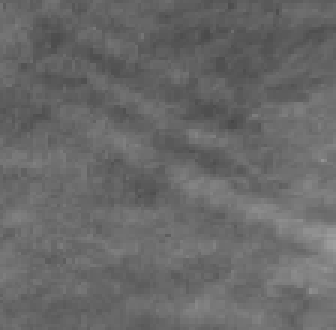
#> input picture AWE Phase Speed Notebooks/awe_75km_box_frames/frame_0036.png, 112 x 110 px (shown 3 times larger); its folder holds only this picture in this run
$ jupyter execute --allow-errors 'AWE Phase Speed Part 2 Dec 02 2025.ipynb'   (older library calls are emulated)
#> lines starting #> are read from the running program, lines starting #| are printed output that depends on the picture
### juwavelet/transform.py
import itertools
import tqdm
import numpy as np

from juwavelet.fft import fft
from juwavelet.morlet import (
    compute_c_delta, PSI_0, morlet1d_fourier, morlet2d_fourier, morlet3d_fourier)


def _get_padding(n, npad):
    if npad is not None:
        return npad
    return int(2 ** round(np.log2(n) + 1.4999))


# [231 lines left out: functions decompose1d, decompose1d_dominant, reconstruct1d, not called in this run]


def decompose2d(
        data, dx, dy, s0, dj, js, jt, aspect=1,
        nxpad=None, nypad=None, opts=None, filt=None,
        mode="stockwell", dtype=np.complex128):
    """
    Computes the 2-D Morlet wavelet decomposition

    Parameters
    ----------
    data : ndarray
        data to be analysed
    dx : float
        horizontal sampling distance (second axis of data)
    dy : float
        vertical sampling distance (first axis of data)
    s0 : float
        smallest scale to take into account
    dj : float
        subscale exponent. Use 0.25 in doubt
    js : int
        number of spatial scales
    jt : int
        number of angular scales
    aspect : float [optional]
        stretching factor for y-dimension
    nxpad : int [optional]
        padding in x-direction
    nypad : int [optional]
        padding in y-direction
    opts : dict [optional]
        additional options.
        * "param" selects the Morlet parameter, default is 2pi
        * "window" selects the window length for "gabor" mode
    filt : dict [optional]
        A dictionary with filter options.
        min_wavelength_x, max_wavelength_x, min_wavelength_y, max_wavelength_y,
        min_theta, and max_theta
        are the possible entries in the dictionary, each
        having a float value. Filtered coefficients are assigned NaN.
    mode : str [optional]
        choose between "cwt", "scaled", "gabor", and "stockwell" modes.
    dtype : numpy complex type
        type to store coefficients in

    Returns
    -------
    [dict]
    """
    assert mode in ["cwt", "scaled", "gabor", "stockwell"]
    if opts is None:
        opts = {}
    if mode in ["gabor"]:
        opts.setdefault("window", 100)
    else:
        opts.setdefault("param", 2 * np.pi)
    if filt is None:
        filt = {}
    filt.setdefault("min_coefficient", 0)
    nx, ny = data.shape
    nxpad, nypad = [_get_padding(_n, _pad) for _n, _pad in zip((nx, ny), (nxpad, nypad))]
    dy_p = aspect * dy

    data_pad = np.zeros((nxpad, nypad))
    data_pad[:nx, :ny] = data

    # ....compute FFT of the (padded) time series
    f_hat = fft.fft2(data_pad)    # [Eqn(3)]

    # ....construct SCALE array & empty PERIOD & WAVE arrays
    scales = s0 * (2. ** (np.arange(js) * dj))
    thetas = np.linspace(0, np.pi, jt, endpoint=False)
    periods = scales.copy()
    if mode in ["cwt", "scaled", "stockwell"]:
        periods *= (2 * np.pi / opts["param"])
    wxs = periods[:, np.newaxis] / (np.cos(thetas[np.newaxis, :]))
    wys = periods[:, np.newaxis] / (aspect * np.sin(thetas[np.newaxis, :]))

    phase_corr_x = ((2 * np.pi * 1j * dx) * np.arange(-nx // 2, nx // 2))[:, np.newaxis]
    phase_corr_y = ((2 * np.pi * 1j * dy_p) * np.arange(-ny // 2, ny // 2))[np.newaxis, :]

    decomposition = np.full((js, jt, nx, ny), np.nan, dtype=dtype)  # define the wavelet array
    # loop through all scales and compute transform
    for a1, a2 in itertools.product(range(js), range(jt)):
        if (("min_wavelength_x" in filt and filt["min_wavelength_x"] > abs(wxs[a1, a2])) or
                ("max_wavelength_x" in filt and filt["max_wavelength_x"] < abs(wxs[a1, a2])) or
                ("min_wavelength_y" in filt and filt["min_wavelength_y"] > abs(wys[a1, a2])) or
                ("max_wavelength_y" in filt and filt["max_wavelength_y"] < abs(wys[a1, a2])) or
                ("min_theta" in filt and filt["min_theta"] > thetas[a2]) or
                ("max_theta" in filt and filt["max_theta"] < thetas[a2])):
            continue
        if mode == "gabor":
            daughter = morlet2d_fourier(
                nxpad, nypad, dx, dy_p, opts["window"],
                thetas[a2], opts["window"] * 2 * np.pi / periods[a1], normed=False)
        else:
            daughter = morlet2d_fourier(
                nxpad, nypad, dx, dy_p, scales[a1],
                thetas[a2], opts["param"], normed=(mode == "cwt"))

        decomposition[a1, a2, :, :] = fft.ifft2(f_hat * daughter)[:nx, :ny]

        if mode in ["stockwell", "gabor"]:
            decomposition[a1, a2, :, :] /= np.exp(
                (phase_corr_x * np.cos(thetas[a2]) +
                 phase_corr_y * np.sin(thetas[a2])) / periods[a1])
    if mode in ["cwt"]:
        decomposition *= dx * dy * aspect

    return {"decomposition": decomposition,
            "dx": dx,
            "dy": dy,
            "dj": dj,
            "js": js,
            "jt": jt,
            "scale": scales,
            "theta": thetas,
            "period": periods,
            "wavelength_x": periods[:, np.newaxis] / np.cos(thetas[np.newaxis, :]),
            "wavelength_y": periods[:, np.newaxis] / (aspect * np.sin(thetas[np.newaxis, :])),
            "aspect": aspect,
            "mode": mode,
            "opts": opts}


# [518 lines left out: functions decompose2d_dominant, reconstruct2d, decompose3d, decompose3d_dominant, reconstruct3d, not called in this run]

### AWE Phase Speed Notebooks/AWE Phase Speed Part 2 Dec 02 2025.ipynb
## Animation

[cell 1]
import numpy as np
import matplotlib.pyplot as plt
from netCDF4 import Dataset
import cartopy.crs as ccrs
import cartopy.feature as cfeature
from matplotlib.animation import FuncAnimation, FFMpegWriter
from IPython.display import HTML, display

# -----------------------------
# User parameters
# -----------------------------
nc_path = r"C:\Users\domin\l1r\awe_l1r_q20_2024044T0912_01292_v01.nc"

TARGET_LAT = -51.5
TARGET_LON = -150.0
R_MAX_KM = 400.0

VMIN = 2
VMAX = 20

t_start = 30
t_end   = 90   # inclusive

# -----------------------------
# Load dataset
# -----------------------------
#> (the rest of this cell did not finish here and is left out)

## Save Images

[cell 2]
import os
import numpy as np
import matplotlib.pyplot as plt
from netCDF4 import Dataset

# -----------------------------
# User parameters
# -----------------------------
nc_path = r"C:\Users\domin\l1r\awe_l1r_q20_2024044T0912_01292_v01.nc"

# Frames you want to save
t_start = 30
t_end   = 90
frames  = range(t_start, t_end + 1)

# Target point + box size
TARGET_LAT_SAVE = -50.75
TARGET_LON_SAVE = -150.5
R_SAVE_KM = 75.0           # 75 km in each direction (~150 km box)

# Radiance limits for grayscale
VMIN = 2
VMAX = 20

# Output folder
output_dir = "awe_75km_box_frames"
os.makedirs(output_dir, exist_ok=True)

# -----------------------------
# Load dataset
# -----------------------------
#> (the rest of this cell did not finish here and is left out)

## Apply juwavelet

[cell 3]
# %%
# Full PNG frame -> background removal -> wavelet clusters
# (batch version, with crest markers + ridge line + relative-amplitude panel)
#
# For each PNG in FRAME_DIR, this script:
#   - Uses the full image (no slicing)
#   - Removes a 2D plane + first Fourier mode as "background"
#   - Applies optional edge taper
#   - Runs juwavelet 2D CWT
#   - Applies band-pass + angle filters before clustering
#   - Identifies clusters on the filtered decomposition
#   - Reconstructs the strongest cluster
#   - Saves a figure with 3 columns:
#         LEFT:   background (remaining_tapered_clean, centered)
#         MIDDLE: background + cluster reconstruction overlay
#                  + first three crests marked and numbered
#                  + ridge line (skeleton) along the bright band
#         RIGHT:  local relative amplitude:
#                  for each pixel, neighborhood radius λ/2 (km),
#                  local max -> +1, local min -> -1, clipped to [-1, 1].
#
# Additionally:
#   - Uses the three crests from the FIRST frame (cluster 0)
#   - For each subsequent frame, samples local relative amplitude at those pixels
#   - Saves crest amplitude evolution to:
#         crest_relative_amplitude_evolution.npy
#         crest_relative_amplitude_evolution.csv
#   - Plots relative amplitude vs image index for the 3 crests.

from __future__ import annotations
from typing import Tuple, Optional, List

from pathlib import Path
import csv

import numpy as np
import matplotlib
import matplotlib.pyplot as plt
import matplotlib.patches as patches
import imageio.v3 as iio

from scipy.ndimage import median_filter, maximum_filter, minimum_filter
from scipy import ndimage
from skimage import morphology

from juwavelet import transform, utils, plot_utils  # noqa: F401 (plot_utils unused but fine)

# --------------------------
# User params
# --------------------------

# Folder with input PNG frames
FRAME_DIR = r"awe_75km_box_frames"

# Optional explicit output folder for overlays
# If None, a subfolder "overlays_crests_phase" will be created inside FRAME_DIR
OVERLAY_DIR: Optional[str] = None

# ROI (pixel slices) for analysis.
# Set to None to use FULL image.
X_SLICE: Optional[slice] = None
Y_SLICE: Optional[slice] = None

# Preprocessing / background
REMOVE_TREND = True         # include 2D plane in "background"
STANDARDIZE = True          # z-score like scaling before CWT
GAUSS_BLUR_SIGMA = 0        # 0 disables, else e.g. 0.8

# Edge taper on remaining field (before CWT)
APPLY_TAPER = True
TAPER_EDGE_PIXELS = 10      # width of tapered region near each edge (pixels)

# Despike options (DISABLED as requested)
APPLY_DESPIKE = False       # no despike
DESPIKE_SIZE = 5
DESPIKE_K = 2.0

# Wavelet params
S0 = 4
DJ = 1/8
JS = 50
JT = 18
ASPECT = 1

# Pixel spacing (km/pixel) for CWT (wavelengths will be in km)
DX = 2/3
DY = 2/3

# Cluster identification parameters
CLUSTER_MIN_AMP = 0.25      # min_amp for identify_cluster2d
CLUSTER_THR = 0.1           # thr for identify_cluster2d

# Band-pass filter on effective wavelength λ (km)
# λ is computed from λx, λy via: 1/λ² = 1/λx² + 1/λy²
ENABLE_BANDPASS = False
BANDPASS_LMIN_KM = 8.0
BANDPASS_LMAX_KM = 16.0

# Angle filter on wave-vector direction (degrees)
# Angle is from atan2(ky, kx), wrapped to [0, 180)
ENABLE_ANGLE_FILTER = True
ANGLE_MIN_DEG = 110.0
ANGLE_MAX_DEG = 130.0

# Cluster plotting controls
MAX_CLUSTERS = 1             # maximum number of clusters to show per frame

# Crest detection parameters
CREST_NEIGHBORHOOD = 7       # neighborhood size for local maxima (pixels)
CREST_MIN_RELAMP = 0.2       # only accept maxima with amp >= this * max amp of cluster
CRESTS_PER_CLUSTER = 3       # "first three crests"

# Plot controls
SHOW_FIGS = False            # True = show all plots for each file (slower)
SAVE_OVERLAY = True          # Save the overlay figure

# --------------------------
# Plot style
# --------------------------
matplotlib.rcParams.update({
    "axes.labelsize": 14,
    "font.size": 14,
    "xtick.labelsize": 12,
    "ytick.labelsize": 12,
    "legend.fontsize": 12,
    "figure.figsize": [12, 8],
})

# --------------------------
# Helpers
# --------------------------
def load_image(path: str) -> np.ndarray:
    """
    Load single-frame 2D image (PNG / TIFF) as float32 array.
    Using imageio (iio.imread) so PNGs work fine.
    """
#> called with path = 'awe_75km_box_frames/frame_0036.png'
    img = iio.imread(path)
#> img is the input picture: shape (110, 112, 4); mean R, G, B, A 104.5, 104.5, 104.5, 255

    # If RGB/RGBA, convert to grayscale by simple average
    if img.ndim == 3:
        img = np.mean(img, axis=-1)
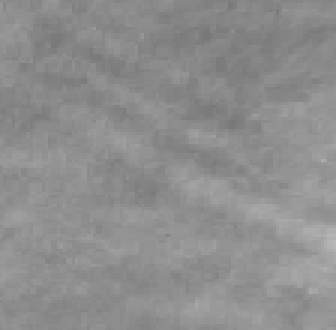
#> img: shape (110, 112) float64 (shown 3 times larger); min 117, max 182.2, mean 142.1

    if img.ndim != 2:
        raise ValueError(f"Expected single-frame 2D image; got shape {img.shape}")

    Z = np.asarray(img, dtype=np.float32)
    med = float(np.median(Z))
#> med = 141.8
    Z = np.nan_to_num(Z, nan=med, posinf=med, neginf=med).astype(np.float32, copy=False)
    return Z


def fit_plane(Z: np.ndarray) -> np.ndarray:
    """
    Fit a 2D plane ax + by + c to Z (least squares) and return the plane.
    """
    ny, nx = Z.shape
    yy, xx = np.mgrid[0:ny, 0:nx]
    G = np.stack([xx.ravel(), yy.ravel(), np.ones(nx * ny)], axis=1)
    coeff, *_ = np.linalg.lstsq(G, Z.ravel(), rcond=None)
    plane = (coeff[0] * xx + coeff[1] * yy + coeff[2])
    return plane


def extract_first_fourier_bg(Z: np.ndarray) -> Tuple[np.ndarray, np.ndarray]:
    """
    From a 2D field Z, keep only the first Fourier components in x and y:

      - fundamental in x: kx = ±1, ky = 0
      - fundamental in y: ky = ±1, kx = 0

    Returns (background_from_fft, residual).
    """
    ny, nx = Z.shape
    F = np.fft.fft2(Z)
    F_bg = np.zeros_like(F, dtype=complex)

    # fundamental in x (along columns, ky = 0)
    if nx > 1:
        F_bg[0, 1] = F[0, 1]
        F_bg[0, -1] = F[0, -1]

    # fundamental in y (along rows, kx = 0)
    if ny > 1:
        F_bg[1, 0] = F[1, 0]
        F_bg[-1, 0] = F[-1, 0]

    bg = np.fft.ifft2(F_bg).real
    resid = Z - bg
    return bg, resid


def maybe_blur(Z: np.ndarray, sigma: float) -> np.ndarray:
    if sigma <= 0:
        return Z
    try:
        from scipy.ndimage import gaussian_filter
    except Exception:
        return Z
    return gaussian_filter(Z, sigma=float(sigma))


# [33 lines left out: functions _fmt, despike_local_sigma, not called in this run]


# --------------------------
# Edge taper (Hanning near boundaries)
# --------------------------
def _hanning_edge_1d(n: int, edge: int) -> np.ndarray:
    """
    1D window that is ~0 at the very edges, ramps to 1 over `edge` pixels,
    and equals 1 in the interior. Hanning-like cosine ramp.
    """
    w = np.ones(n, dtype=float)
    if edge <= 0:
        return w
    edge = min(edge, n // 2)
    ramp = 0.5 * (1.0 - np.cos(np.linspace(0, np.pi, edge, endpoint=True)))
    w[:edge] = ramp
    w[-edge:] = ramp[::-1]
    return w


def apply_edge_hanning_taper(Z: np.ndarray, edge: int) -> np.ndarray:
    """
    Apply a separable 2D Hanning-like taper only near the edges:
      interior stays ~1
      transitions smoothly to 0 at the borders over `edge` pixels.
    """
    ny, nx = Z.shape
    if edge <= 0:
        return Z
    wx = _hanning_edge_1d(nx, edge)
    wy = _hanning_edge_1d(ny, edge)
    W = np.outer(wy, wx)   # shape (ny, nx)
    return Z * W


# --------------------------
# Helpers for λ and angle
# --------------------------
# [125 lines left out: functions compute_lambda_theta_fields, compute_cluster_lambda_and_angle, find_top_crests, compute_ridge_mask, not called in this run]


# --------------------------
# Single-file pipeline
# --------------------------
def run_pipeline_for_file(
    img_path: Path,
    overlay_dir: Path,
    show_figs: bool = False,
    save_overlay: bool = True,
    crest_iy: Optional[np.ndarray] = None,
    crest_ix: Optional[np.ndarray] = None,
    init_crests_from_this_file: bool = False,
) -> Tuple[Optional[np.ndarray], Optional[np.ndarray], Optional[np.ndarray]]:
    """
    Run the full pipeline on a single image frame and optionally save overlay figure.

    Returns
    -------
    vals_on_crests : 1D array of local relative amplitude at first-image crest
                     pixels for this frame (or None)
    crest_iy, crest_ix : crest indices (row, col) from the first frame
    """
    print(f"\n=== Processing {img_path.name} ===")
    full = load_image(str(img_path))
    ny_full, nx_full = full.shape
    x_full = np.arange(nx_full, dtype=float)
    y_full = np.arange(ny_full, dtype=float)

    # Optional preview
    if show_figs:
        vals_full = full.ravel().astype(float)
        p2, p98 = np.nanpercentile(vals_full, [2, 98])
        vmin_prev, vmax_prev = p2, p98

        y_full_flip = y_full[::-1]

        fig_prev, ax_prev = plt.subplots()
        im_prev = ax_prev.pcolormesh(
            x_full,
            y_full_flip,
            full,
            shading="auto",
            cmap="gray",
            vmin=vmin_prev,
            vmax=vmax_prev,
        )
        cb_prev = fig_prev.colorbar(im_prev, ax=ax_prev, fraction=0.046, pad=0.04)
        cb_prev.set_label("Intensity (a.u.)")
        ax_prev.set_xlabel("x (pixels)")
        ax_prev.set_ylabel("y (pixels)")
        ax_prev.set_title(f"{img_path.name}\nFull frame (2–98th percentile stretch)")
        ax_prev.set_aspect("equal", adjustable="box")

        # ROI rectangle (full image unless X/Y_SLICE set)
        ysl_full = Y_SLICE if Y_SLICE is not None else slice(0, ny_full)
        xsl_full = X_SLICE if X_SLICE is not None else slice(0, nx_full)

        x0 = 0 if xsl_full.start is None else xsl_full.start
        x1 = nx_full if xsl_full.stop is None else xsl_full.stop
        y0 = 0 if ysl_full.start is None else ysl_full.start
        y1 = ny_full if ysl_full.stop is None else ysl_full.stop

        y0_disp = ny_full - y1
        y1_disp = ny_full - y0

        rect = patches.Rectangle(
            (x0, y0_disp),
            x1 - x0,
            y1_disp - y0_disp,
            linewidth=2,
            edgecolor="red",
            facecolor="none",
        )
        ax_prev.add_patch(rect)

        plt.tight_layout()
        plt.show()

    # ROI (full image by default)
    ysl = Y_SLICE if Y_SLICE is not None else slice(None, None)
    xsl = X_SLICE if X_SLICE is not None else slice(None, None)

    raw = full[ysl, xsl].astype(float)
    ny, nx = raw.shape
    x1d = np.arange(nx, dtype=float)
    y1d = np.arange(ny, dtype=float)[::-1]   # flipped for display

    print(f"[ROI] shape: {raw.shape}")
#| [ROI] shape: (110, 112)

    proc0 = raw.copy()

    # Background separation: plane + first Fourier
    if REMOVE_TREND:
        plane = fit_plane(proc0)
#> in fit_plane, `coeff, *_ = np.linalg.lstsq(G, Z.ravel(), rcond=None)`: coeff = [0.0552, 0.132, 131.9]
        detrended = proc0 - plane
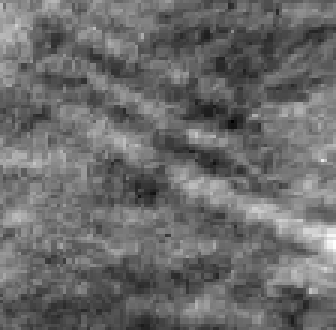
#> detrended: shape (110, 112) float64 (shown 3 times larger); min -24.4, max 33.7, mean 0; drawn with min black and max white
    else:
        plane = np.zeros_like(proc0)
        detrended = proc0

    fourier_bg, _ = extract_first_fourier_bg(detrended)
#> in extract_first_fourier_bg, `resid = Z - bg`:
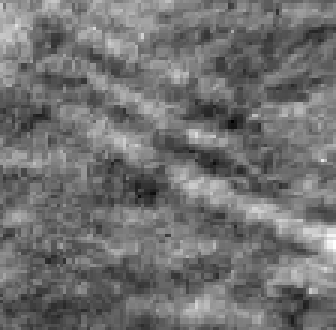
#> resid: shape (110, 112) float64 (shown 3 times larger); min -23.17, max 29.1, mean 0; drawn with min black and max white
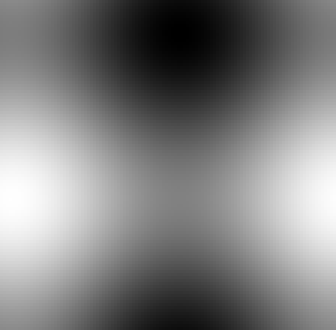
#> fourier_bg: shape (110, 112) float64 (shown 3 times larger); min -5.57, max 5.57, mean 3.69e-17; drawn with min black and max white
    background = plane + fourier_bg
    remaining = proc0 - background

    # Edge taper
    if APPLY_TAPER:
        remaining_tapered = apply_edge_hanning_taper(remaining, TAPER_EDGE_PIXELS)
#> in apply_edge_hanning_taper, `return Z * W`:
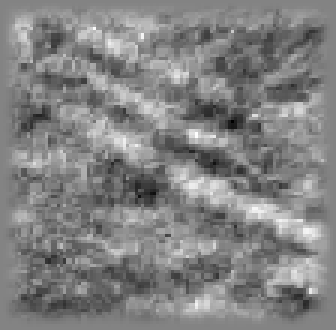
#> returned value: shape (110, 112) float64 (shown 3 times larger); min -23.17, max 21.68, mean -0.3; drawn with min black and max white
    else:
        remaining_tapered = remaining.copy()

    # Despike (disabled)
    if APPLY_DESPIKE:
        remaining_tapered_clean = despike_local_sigma(
            remaining_tapered, size=DESPIKE_SIZE, k=DESPIKE_K
        )
    else:
        remaining_tapered_clean = remaining_tapered

    # Centered versions for plotting
    med = np.nanmedian(proc0)
#> med = 141.8
    orig_c = proc0 - med
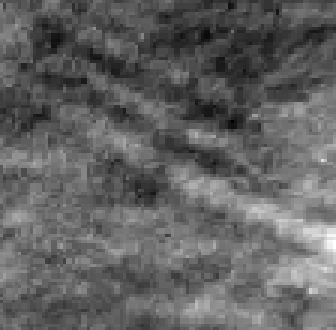
#> orig_c: shape (110, 112) float64 (shown 3 times larger); min -24.75, max 40.5, mean 0.4; drawn with min black and max white
    bg_c = background - med
    rem_c = remaining
    rem_tapered_c = remaining_tapered_clean

    stacked = np.concatenate([
        orig_c.ravel(),
        bg_c.ravel(),
        rem_c.ravel(),
        rem_tapered_c.ravel(),
    ])
    p_low, p_high = np.nanpercentile(stacked, [1, 99])
#> p_low = -14.25; p_high = 17.63
#> (the rest of the program and of its run is left out)
